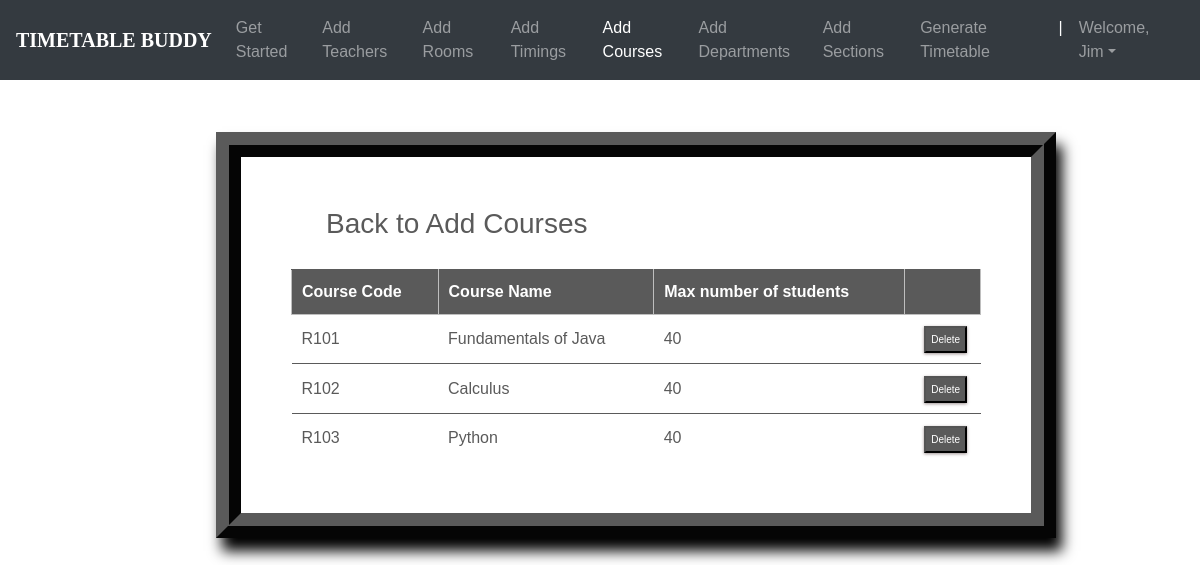
The app's page /courses_list/ (signed in) with its own data.
### ttgen/models.py (models this page shows, shortened)
class Course(models.Model):
    course_number = models.CharField(max_length=5, primary_key=True)
    course_name = models.CharField(max_length=40)
    max_numb_students = models.CharField(max_length=65)
    instructors = models.ManyToManyField(Instructor)

### ttgen/views.py (the view)
# urls.py: path('courses_list/', views.course_list_view, name='editcourse'),
@login_required
def course_list_view(request):
    context = {
        'courses': Course.objects.all()
    }
    return render(request, 'courseslist.html', context)

### templates/courseslist.html (shortened to what this page needs)
<!DOCTYPE html>
<html lang="en">
<head>
	<link rel="stylesheet" href="https://maxcdn.bootstrapcdn.com/bootstrap/4.0.0/css/bootstrap.min.css">
    <link rel="stylesheet" type="text/css" href="static/css/index.css">
</head>
<body>
        <header>
			<nav class="navbar navbar-expand-md navbar-dark fixed-top bg-dark">
                <a class="navbar-brand" href="#"><b>TIMETABLE BUDDY</b></a>
                <div class="collapse navbar-collapse" id="navbarCollapse">
                    <ul class="navbar-nav ml-auto">
                    <li class="nav-item">
                        <a class="nav-link" href="{% url 'admindash' %}">Get Started</a>
                    </li>
                    <li class="nav-item">
                        <a class="nav-link" href="{% url 'addInstructors' %}">Add Teachers</a>
                    </li>
                    <li class="nav-item">
                        <a class="nav-link" href="{% url 'addRooms' %}">Add Rooms</a>
                    </li>
                    <li class="nav-item">
		                <a class="nav-link" href="{% url 'addTimings' %}">Add Timings</a>
		            </li>
                    <li class="nav-item active">
                        <a class="nav-link" href="{% url 'addCourses' %}">Add Courses</a>
                    </li>
                    <li class="nav-item">
			            <a class="nav-link" href="{% url 'addDepts' %}">Add Departments</a>
		            </li>
                    <li class="nav-item">
			            <a class="nav-link" href="{% url 'addSections' %}">Add Sections</a>
		            </li>
                    <li class="nav-item">
			            <a class="nav-link" href="{% url 'generate' %}">Generate Timetable</a>
		            </li>
                    <li class="nav-item active">
			            <a class="nav-link">|</a>
		            </li>
                    <li class="nav-item dropdown">
		                <a class="nav-link dropdown-toggle" href="#" id="dropdown03" data-toggle="dropdown" aria-haspopup="true" aria-expanded="false">Welcome, {{ user.first_name }}</a>
		            </li>
                    </ul>
                </div>
            </nav>
        </header>
        <br><br>
    {% block content %}
{% load static %}
<fieldset class="fieldset">
    <a href="{% url 'addCourses'%}"><h1 class="tablink" onclick="openPage('new')" id="defaultOpen">Back to Add Courses</h1></a>
    <div class="tabcontent" id="edit">
        <table class="table1">
            <thead>
            <tr class="table-headers">
            <th>Course Code</th>
            <th>Course Name</th>
            <th>Max number of students</th>
            <th  class="empty"></th>
            </tr>
            </thead>
            <tbody>
            {% for crs in courses %}
            <tr>
             <td>{{crs.course_number}}</td>
             <td>{{crs.course_name}}</td>
             <td>{{crs.max_numb_students}}</td>
             <td class="empty">
                <form action="{% url 'deletecourse' crs.course_number %}" method="post">
                        <input type="submit" value="Delete" class="cross">
                </form>
             </td>
             </tr>
            {% endfor %}
            </tbody>
        </table>
    </div>
</fieldset>
{% endblock %}

### static/css/index.css (style rules this page uses)
body { padding-top: 3rem; padding-bottom: 3rem; color: #5a5a5a; font-family: 'Poppins', sans-serif; overflow-x: hidden; }
nav { font-family: sans-serif; }
.navbar-brand { font-size: 20px; font-family: Georgia, 'Times New Roman', Times, serif; }

### templates/courseslist.html (style rules this page uses)
nav { font-family: sans-serif; }
.navbar-brand { font-size: 20px; font-family: Georgia, 'Times New Roman', Times, serif; }
* { margin: 0; padding: 0; box-sizing: border-box; }
html { scroll-behavior: smooth; }
a { text-decoration:none; }
form { margin-top: 3%; margin-left: 18%; margin-right: 12%; }
fieldset h1 { color: #5a5a5a; padding-bottom: 20px; margin-left: 35px; display: inline-block; cursor: pointer; font-size: 28px; }
fieldset input { padding:8px; color: #938c8c }
.table2 td, th { border: 1px solid rgb(190,190,190); padding: 10px 20px; }
.table1 { width: 100%; border-collapse: collapse; text-align: left; overflow: hidden; }
.table1 td, th { border-top: 1px solid #5a5a5a; padding: 10px; }
.table1 th { background-color: #5a5a5a; color: #fff; }
.cross { font-size:10px; box-shadow: 0px 1px 3px 0px #9e9292; padding: 4px 5px; color: #fff; background-color: #5a5a5a; cursor: pointer; }
.fieldset { margin-top: 3%; margin-left: 18%; margin-right: 12%; padding: 50px; border-width: 25px; border-style: ridge; border-color: #5a5a5a; box-shadow: 6px 13px 13px 0px black; background-color: #fff; }

### records on screen
Course: course_number "R101", course_name "Fundamentals of Java", max_numb_students "40"
Course: course_number "R102", course_name "Calculus", max_numb_students "40"
Course: course_number "R103", course_name "Python", max_numb_students "40"

### other values on screen
{{ user.first_name }} "Jim"
